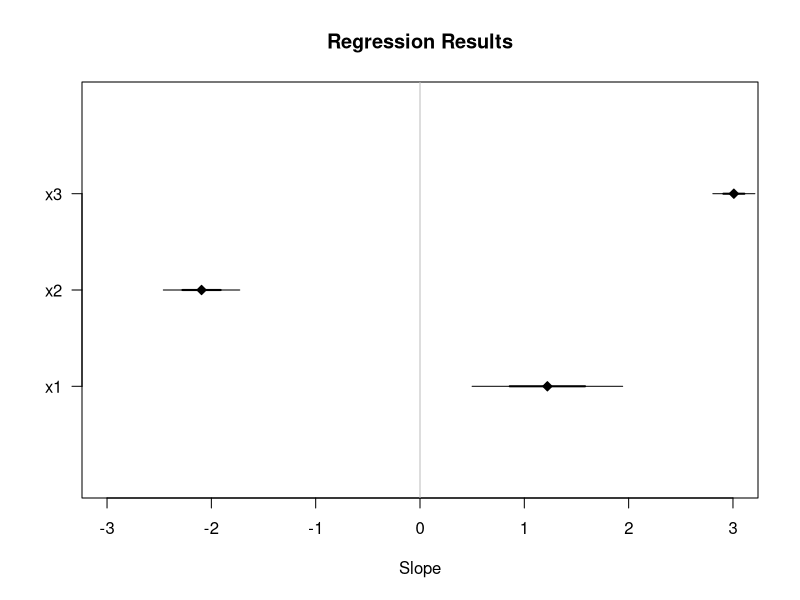
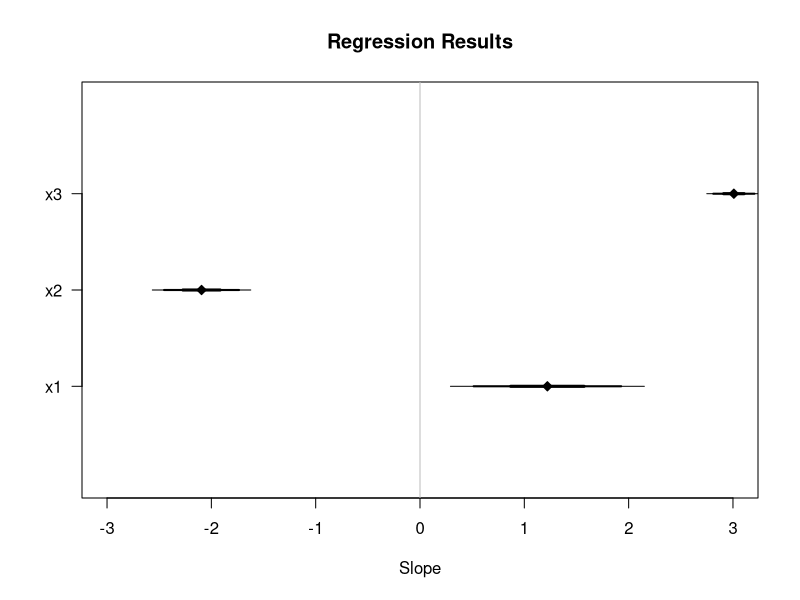
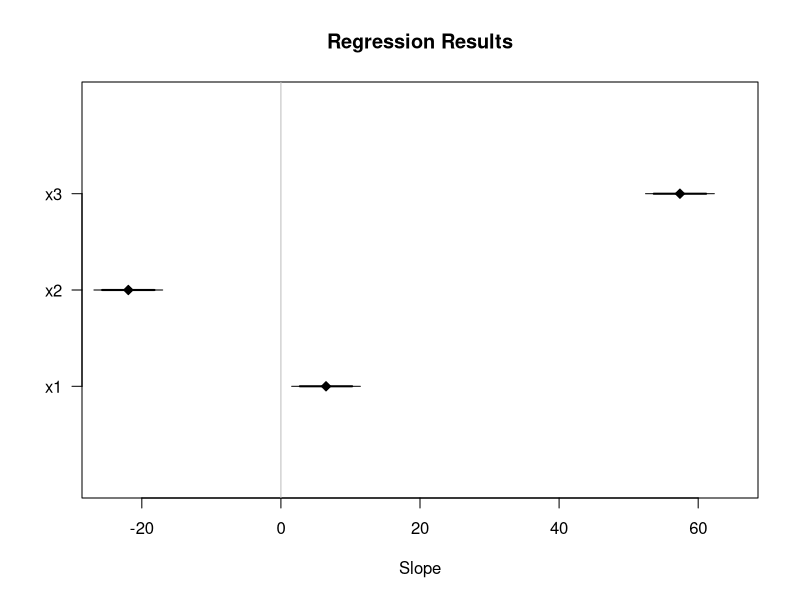
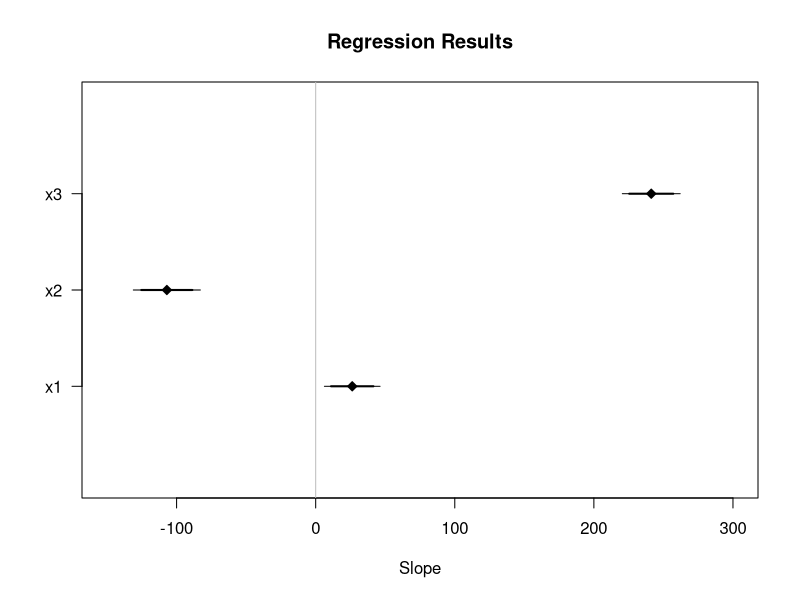

Write the R code that produced these figures, in order.
#' # Regression coefficient plots #
#'
#' A contemporary way of presenting regression results involves converting a regression table into a figure.
set.seed(500)
x1 <- rnorm(100,5,5)
x2 <- rnorm(100,-2,10)
x3 <- rnorm(100,0,20)
y <- (1*x1) + (-2*x2) + (3*x3) + rnorm(100,0,20)
ols2 <- lm(y ~ x1 + x2 + x3)
#' Conventionally, we would present results from this regression as a table:
summary(ols2)
#' Or just:
coef(summary(ols2))[,1:2]
#'
#' It might be helpful to see the size and significance of these effects as a figure.
#' To do so, we have to draw the regression slopes as points and the SEs as lines.
slopes <- coef(summary(ols2))[c('x1','x2','x3'),1]  #' slopes
ses <- coef(summary(ols2))[c('x1','x2','x3'),2]     #' SEs
#' We'll draw the slopes of the three input variables.
#' Note: The interpretation of the following plot depends on input variables that have comparable scales.
#' Note (continued): Comparing dissimilar variables with this visualization can be misleading!
#'
#' ## Plotting Standard Errors ##
#' Let's construct a plot that draws 1 and 2 SEs for each coefficient:
#'
#' We'll start with a blank plot (like a blank canvas):
plot(NA, xlim=c(-3,3), ylim=c(0,4), xlab='Slope', ylab='', yaxt='n')
# We can add a title:
title('Regression Results')
# We'll add a y-axis labelling our variables:
axis(2, 1:3, c('x1','x2','x3'), las=2)
# We'll add a vertical line for zero:
abline(v=0, col='gray')
# Then we'll draw our slopes as points (`pch` tells us what type of point):
points(slopes,1:3, pch=23, col='black', bg='black')
# Then we'll add thick line segments for each 1 SE:
segments((slopes-ses)[1], 1, (slopes+ses)[1], 1, col='black', lwd=2)
segments((slopes-ses)[2], 2, (slopes+ses)[2], 2, col='black', lwd=2)
segments((slopes-ses)[3], 3, (slopes+ses)[3], 3, col='black', lwd=2)
# Then we'll add thin line segments for the 2 SEs:
segments((slopes-(2*ses))[1], 1, (slopes+(2*ses))[1], 1, col='black', lwd=1)
segments((slopes-(2*ses))[2], 2, (slopes+(2*ses))[2], 2, col='black', lwd=1)
segments((slopes-(2*ses))[3], 3, (slopes+(2*ses))[3], 3, col='black', lwd=1)
#'
#' ## Plotting Confidence Intervals ##
#' We can draw a similar plot with confidence intervals instead of SEs.
plot(NA, xlim=c(-3,3), ylim=c(0,4), xlab='Slope', ylab='', yaxt='n')
title('Regression Results')
axis(2, 1:3, c('x1','x2','x3'), las=2)
abline(v=0, col='gray')
points(slopes,1:3, pch=23, col='black', bg='black')
# Then we'll add thick line segments for each 67% CI:
# Note: The `qnorm` function tells us how much to multiple our SEs by to get Gaussian CIs.
# Note: We'll also use vectorization here to save having to retype the `segments` command for each line:
segments((slopes-(qnorm(.835)*ses)), 1:3, (slopes+(qnorm(.835)*ses)), 1:3, col='black', lwd=3)
# Then we'll add medium line segments for the 95%:
segments((slopes-(qnorm(.975)*ses)), 1:3, (slopes+(qnorm(.975)*ses)), 1:3, col='black', lwd=2)
# Then we'll add thin line segments for the 99%:
segments((slopes-(qnorm(.995)*ses)), 1:3, (slopes+(qnorm(.995)*ses)), 1:3, col='black', lwd=1)
#'
#' Both of these plots are similar, but show how the size, relative size, and significance of regression slopes can easily be summarized visually.
#'
#' ## Comparable effect sizes ##
#' One of the major problems (noted above) with these kinds of plots is that in order for them to make visual sense, the underlying covariates have to be inherently comparable. By showing slopes, the plot shows the effect of a unit change in each covariate on the outcome, but unit changes may not be comparable across variables. We could probably come up with an infinite number of ways of presenting the results, but let's focus on two here: plotting standard deviation changes in covariates and plotting minimum to maximum changes in scale of covariates.
#'
#' ### Standard deviation changes in X ###
#' Let's recall the values of our coefficients on `x1`, `x2`, and `x3`:
coef(summary(ols2))[,1:2]
#' On face value, `x3` has the largest effect, but what happens when we account for different standard deviations of the covariates:
sd(x1)
sd(x2)
sd(x3)
#' `x1` clearly also has the largest variance, so it may make more sense to compare a standard deviation change across the variables.
#' To do that is relatively simple because we're working in a linear model, so we simply need to calculate the standard deviation of each covariate and multiply that by the respective coefficient:
c1 <- coef(summary(ols2))[-1,1:2] # drop the intercept
c2 <- numeric(length=3)
c2[1] <- c1[1,1]*sd(x1)
c2[2] <- c1[2,1]*sd(x2)
c2[3] <- c1[3,1]*sd(x3)
#' Then we'll get standard errors for those changes:
s2 <- numeric(length=3)
s2[1] <- c1[1,2]*sd(x1)
s2[2] <- c1[2,2]*sd(x2)
s2[3] <- c1[3,2]*sd(x3)
#' Then we can plot the results:
plot(c2,1:3, pch=23, col='black', bg='black', xlim=c(-25,65), ylim=c(0,4), xlab='Slope', ylab='', yaxt='n')
title('Regression Results')
axis(2, 1:3, c('x1','x2','x3'), las=2)
abline(v=0, col='gray')
# Then we'll add medium line segments for the 95%:
segments((c2-(qnorm(.975)*s2)), 1:3, (c2+(qnorm(.975)*s2)), 1:3, col='black', lwd=2)
# Then we'll add thin line segments for the 99%:
segments((c2-(qnorm(.995)*s2)), 1:3, (c2+(qnorm(.995)*s2)), 1:3, col='black', lwd=1)
#' By looking at standard deviation changes (focus on the scale of the x-axis), we can see that `x3` actually has the largest effect by a much larger factor than we saw in the raw slopes. Moving the same relative amount up each covariate's distribution produces substantially different effects on the outcome.
#'
#' ### Full scale changes in X ###
#' Another way to visualize effect sizes is to examine the effect of full scale changes in covariates. This is especially useful when deal within covariates that differ dramatically in scale (e.g., a mix of discrete and continuous variables).
#' The basic calculations for these kinds of plots are the same as in the previous plot, but instead of using `sd`, we use `diff(range())`, which tells us what a full scale change is in the units of each covariate:
c3 <- numeric(length=3)
c3[1] <- c1[1,1]*diff(range(x1))
c3[2] <- c1[2,1]*diff(range(x2))
c3[3] <- c1[3,1]*diff(range(x3))
#' Then we'll get standard errors for those changes:
s3 <- numeric(length=3)
s3[1] <- c1[1,2]*diff(range(x1))
s3[2] <- c1[2,2]*diff(range(x2))
s3[3] <- c1[3,2]*diff(range(x3))
#' Then we can plot the results:
plot(c3,1:3, pch=23, col='black', bg='black', xlim=c(-150,300), ylim=c(0,4), xlab='Slope', ylab='', yaxt='n')
title('Regression Results')
axis(2, 1:3, c('x1','x2','x3'), las=2)
abline(v=0, col='gray')
# Then we'll add medium line segments for the 95%:
segments((c3-(qnorm(.975)*s3)), 1:3, (c3+(qnorm(.975)*s3)), 1:3, col='black', lwd=2)
# Then we'll add thin line segments for the 99%:
segments((c3-(qnorm(.995)*s3)), 1:3, (c3+(qnorm(.995)*s3)), 1:3, col='black', lwd=1)
#' 
#' Focusing on the x-axes of the last three plots, we see how differences in scaling of the covariates can lead to vastly different visual interpretations of effect sizes. Plotting the slopes directly suggested that `x3` had an effect about three times larger than the effect of `x1`. Plotting standard deviation changes suggested that `x3` had an effect about 10 times larger than the effect of `x1` and plotting full scale changes in covariates showed a similar substantive conclusion. While each showed that `x3` had the largest effect, interpreting the relative contribution of the different variables depends upon how much variance we would typically see in each variable in our data. The unit-change effect (represented by the slope) may not be the effect size that we ultimately care about for each covariate.
#'
